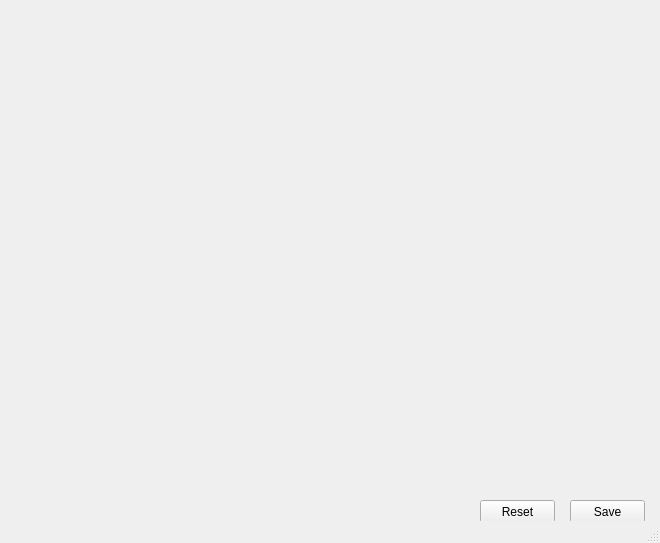
<?xml version="1.0" encoding="UTF-8"?>
<ui version="4.0">
 <class>PointSelectionGUI</class>
 <widget class="QMainWindow" name="PointSelectionGUI">
  <property name="geometry">
   <rect>
    <x>0</x>
    <y>0</y>
    <width>660</width>
    <height>543</height>
   </rect>
  </property>
  <property name="windowTitle">
   <string>PointSelection</string>
  </property>
  <widget class="QWidget" name="centralWidget">
   <widget class="QWidget" name="widget" native="true">
    <property name="geometry">
     <rect>
      <x>10</x>
      <y>10</y>
      <width>640</width>
      <height>480</height>
     </rect>
    </property>
   </widget>
   <widget class="QPushButton" name="pushButton_save">
    <property name="geometry">
     <rect>
      <x>570</x>
      <y>500</y>
      <width>75</width>
      <height>23</height>
     </rect>
    </property>
    <property name="text">
     <string>Save</string>
    </property>
   </widget>
   <widget class="QPushButton" name="pushButton_reset">
    <property name="geometry">
     <rect>
      <x>480</x>
      <y>500</y>
      <width>75</width>
      <height>23</height>
     </rect>
    </property>
    <property name="text">
     <string>Reset</string>
    </property>
   </widget>
  </widget>
  <widget class="QStatusBar" name="statusBar"/>
 </widget>
 <layoutdefault spacing="6" margin="11"/>
 <resources>
  <include location="PointSelectionGUI.qrc"/>
 </resources>
 <connections/>
</ui>
